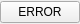
<?xml version="1.0" encoding="UTF-8"?>
<ui version="4.0">
 <class>MavlinkInspectorMSG</class>
 <widget class="QWidget" name="MavlinkInspectorMSG">
  <property name="geometry">
   <rect>
    <x>0</x>
    <y>0</y>
    <width>80</width>
    <height>24</height>
   </rect>
  </property>
  <property name="windowTitle">
   <string>Form</string>
  </property>
  <property name="locale">
   <locale language="English" country="UnitedStates"/>
  </property>
  <layout class="QHBoxLayout" name="horizontalLayout">
   <property name="leftMargin">
    <number>0</number>
   </property>
   <property name="topMargin">
    <number>0</number>
   </property>
   <property name="rightMargin">
    <number>0</number>
   </property>
   <property name="bottomMargin">
    <number>0</number>
   </property>
   <item>
    <widget class="QPushButton" name="pushButton">
     <property name="enabled">
      <bool>true</bool>
     </property>
     <property name="sizePolicy">
      <sizepolicy hsizetype="Preferred" vsizetype="Fixed">
       <horstretch>0</horstretch>
       <verstretch>0</verstretch>
      </sizepolicy>
     </property>
     <property name="text">
      <string>ERROR</string>
     </property>
     <property name="checkable">
      <bool>true</bool>
     </property>
    </widget>
   </item>
  </layout>
 </widget>
 <resources/>
 <connections/>
</ui>
